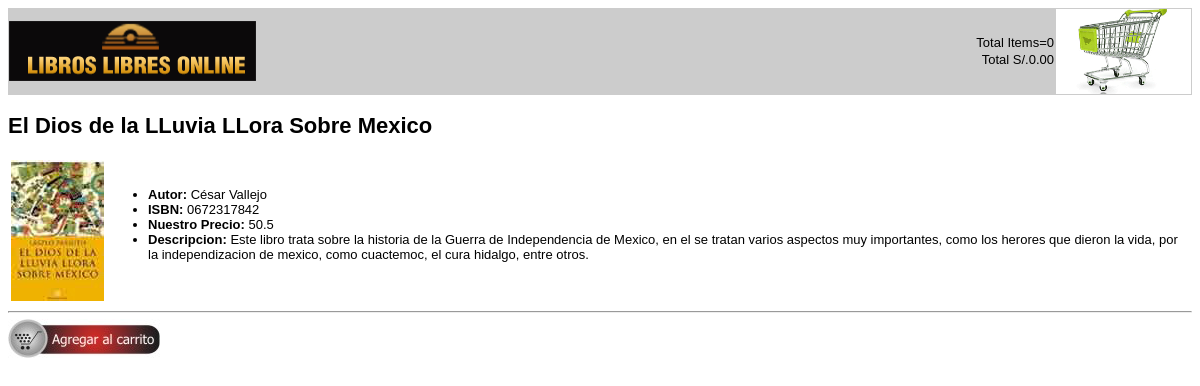
The app's page /detalles_libro.php?isbn=0672317842 with its own data.
### tables this page shows
CREATE TABLE `libros` (
  `isbn` char(10) NOT NULL,
  `titulo` varchar(50) NOT NULL,
  `descripcion` text NOT NULL,
  `precio` double NOT NULL,
  `autor` varchar(50) NOT NULL,
  `id_categoria` int(11) NOT NULL,
  `imagen` varchar(50) NOT NULL,
  PRIMARY KEY  (`isbn`)
);

### class/Catalogo.php (called while the page is built, shortened)
<?php
class Catalogo
{
	public function get_detalles_libro($isbn)
	{
		$conn= Conexion::db_connect();
		$sql="select * from libros where isbn='$isbn'";
		$result=$conn->query($sql);
		$prod=array();
		if ($reg=$result->fetch_array())
		{
			$prod[]=$reg;
		}
		return $prod;
	}
}
?>

### detalles_libro.php (the view, shortened to what this page needs)
<html>
<head>
	<link href="css/estilos.css" type="text/css" rel="stylesheet">
</head>
<body>
<?php
 include('includes/header.php');
 require_once('class/Catalogo.php');
 $isbn=$_GET['isbn'];
 $obj= new Catalogo();
 $libro=$obj->get_detalles_libro($isbn);
?>
<h2><?php echo $libro[0]['titulo'];?></h2>
<?php
if (is_array($libro))
{
?>
<table>
<tr>
<td>
<img src="<?php echo $libro[0]['imagen']; ?>" border="0"/>
</td>
<td>
<ul>
<li><b>Autor:</b> <?php echo $libro[0]['autor'];?>
<li><b>ISBN:</b> <?php echo $libro[0]['isbn'];?>
<li><b>Nuestro Precio:</b> <?php echo $libro[0]['precio'];?>
<li><b>Descripcion:</b> <?php echo $libro[0]['descripcion'];?>
</ul>
</td>
</tr>
</table>
<?php
}
else
  echo "Los detalles de este libro no pueden ser mostrados en este momento.";
  echo "<hr>";
?>
<a href="ver_carrito.php?new=<?php echo $libro[0]['isbn']; ?>">
<img src="images/icono-carrito-de-compras.jpg" border="0">
</a>
</body>
</html>

### css/estilos.css (style rules this page uses)
h2 { font-family: Arial, Helvetica, sans-serif; font-size: 22px; color = red; margin = 6px }
body { font-family: Arial, Helvetica, sans-serif; font-size: 13px }
li, td { font-family: Arial, Helvetica, sans-serif; font-size: 13px }
hr { color: #FF0000; width=70%; text-align=center }
a { color: #000000 }

### records on screen
libros: titulo "El Dios de la LLuvia LLora Sobre Mexico", imagen (picture), autor "César Vallejo", isbn "0672317842", precio "50.5", descripcion "Este libro trata sobre la historia de la Guerra de Independencia de Mexico, en el se tratan varios aspectos muy importantes, como los herores que dieron la vida, por la independizacion de mexico, como cuactemoc, el cura hidalgo, entre otros."

### other values on screen
$items "0"
$total "0.00"
